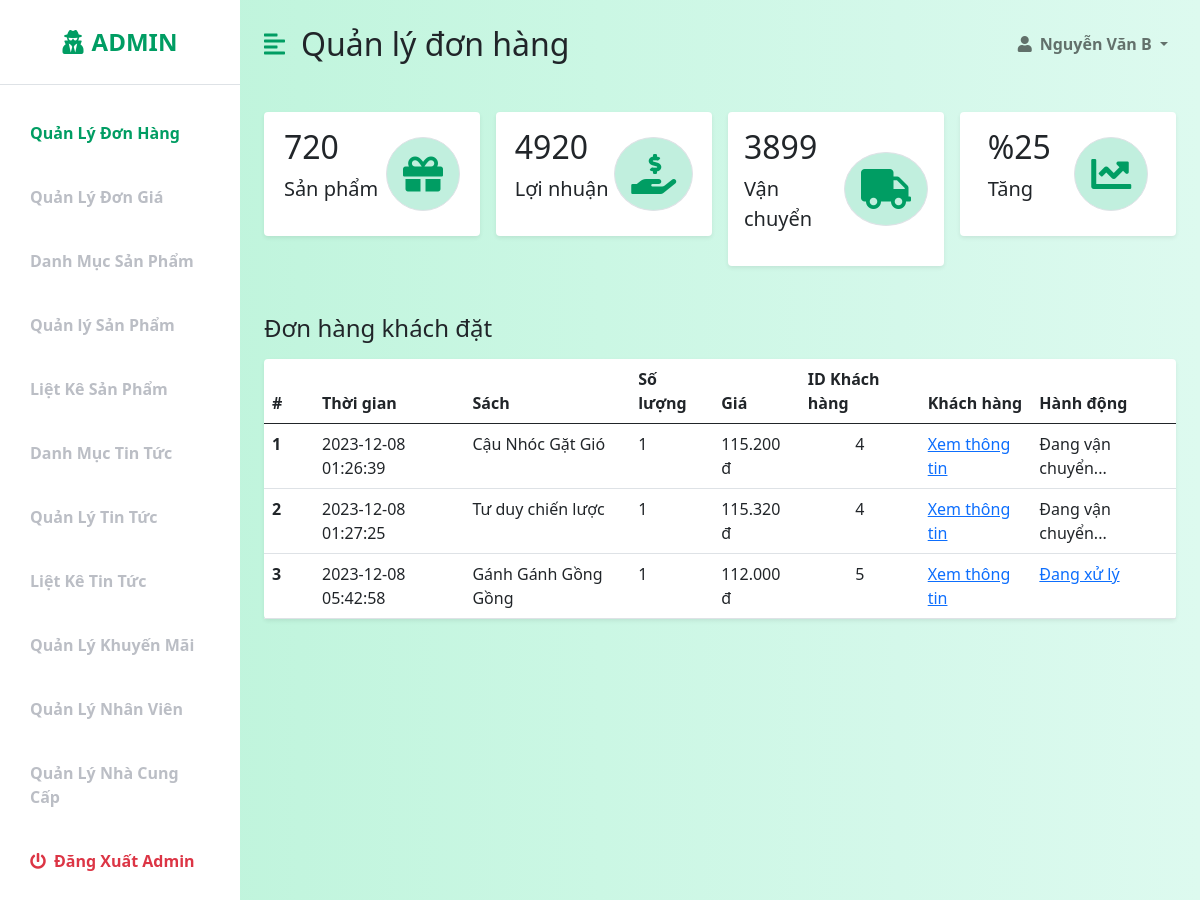
Screenshot of /admin/admin.php (signed in) with the database file from the repository.
### tables this page shows
CREATE TABLE `hoadonxuat` (
  `id_hdx` int(11) UNSIGNED NOT NULL,
  `id_sp` int(11) UNSIGNED NOT NULL,
  `ten_sp` varchar(200) NOT NULL,
  `id_khachhang` int(10) UNSIGNED NOT NULL,
  `soluong` int(11) NOT NULL,
  `gia` varchar(200) NOT NULL,
  `hinhanh` varchar(200) NOT NULL,
  `ngaylap_hdx` timestamp NOT NULL DEFAULT current_timestamp() ON UPDATE current_timestamp(),
  `status` int(11) NOT NULL DEFAULT 0
);

### lib/session.php (called while the page is built, shortened)
<?php
class Session{
 public static function get($key){
    if (isset($_SESSION[$key])) {
     return $_SESSION[$key];
    } else {
     return false;
    }
 }
}
?>

### lib/database.php (called while the page is built, shortened)
<?php
Class Database{
   public $host   = DB_HOST;
   public $user   = DB_USER;
   public $pass   = DB_PASS;
   public $dbname = DB_NAME;
   public $link;
private function connectDB(){
   $this->link = new mysqli($this->host, $this->user, $this->pass,
    $this->dbname);
 }
public function select($query){
  $result = $this->link->query($query) or
   die($this->link->error.__LINE__);
  if($result->num_rows > 0){
    return $result;
  } else {
    return false;
  }
 }
}

### classes/cart.php (called while the page is built, shortened)
<?php
    $filepath = realpath(dirname(__FILE__));
    include_once ($filepath.'/../lib/database.php');
?>
<?php
    class cart
    {
        private $db;
        public function __construct()
        {
            $this->db = new Database();
        }
        public function  get_inbox_cart()
        {
            $query = "SELECT * FROM hoadonxuat ORDER BY ngaylap_hdx";
            $get_inbox_cart = $this->db->select($query);
            return $get_inbox_cart;
        }
    }
?>

### admin/admin.php (the view, shortened to what this page needs)
<?php
include 'inc/header.php';
include 'inc/sidebar.php';
?>
<?php
    $filepath = realpath(dirname(__FILE__));
    include_once ($filepath.'/../classes/cart.php');
?>
        <div id="page-content-wrapper">
            <nav class="navbar navbar-expand-lg navbar-light bg-transparent py-4 px-4">
                <div class="d-flex align-items-center">
                    <i class="fas fa-align-left primary-text fs-4 me-3" id="menu-toggle"></i>
                    <h2 class="fs-2 m-0">Quản lý đơn hàng</h2>
                </div>
                <div class="collapse navbar-collapse" id="navbarSupportedContent">
                    <ul class="navbar-nav ms-auto mb-2 mb-lg-0">
                        <li class="nav-item dropdown">
                            <a class="nav-link dropdown-toggle second-text fw-bold" href="#" id="navbarDropdown"
                                role="button" data-bs-toggle="dropdown" aria-expanded="false">
                                <i class="fas fa-user me-2"></i><?php echo Session::get('adminName')?>
                            </a>
                        </li>
                    </ul>
                </div>
            </nav>
            <div class="container-fluid px-4">
                <div class="row g-3 my-2">
                    <div class="col-md-3">
                        <div class="p-3 bg-white shadow-sm d-flex justify-content-around align-items-center rounded">
                            <div>
                                <h3 class="fs-2">720</h3>
                                <p class="fs-5">Sản phẩm</p>
                            </div>
                            <i class="fas fa-gift fs-1 primary-text border rounded-full secondary-bg p-3"></i>
                        </div>
                    </div>
                    <div class="col-md-3">
                        <div class="p-3 bg-white shadow-sm d-flex justify-content-around align-items-center rounded">
                            <div>
                                <h3 class="fs-2">4920</h3>
                                <p class="fs-5">Lợi nhuận</p>
                            </div>
                            <i
                                class="fas fa-hand-holding-usd fs-1 primary-text border rounded-full secondary-bg p-3"></i>
                        </div>
                    </div>
                    <div class="col-md-3">
                        <div class="p-3 bg-white shadow-sm d-flex justify-content-around align-items-center rounded">
                            <div>
                                <h3 class="fs-2">3899</h3>
                                <p class="fs-5">Vận chuyển</p>
                            </div>
                            <i class="fas fa-truck fs-1 primary-text border rounded-full secondary-bg p-3"></i>
                        </div>
                    </div>
                    <div class="col-md-3">
                        <div class="p-3 bg-white shadow-sm d-flex justify-content-around align-items-center rounded">
                            <div>
                                <h3 class="fs-2">%25</h3>
                                <p class="fs-5">Tăng</p>
                            </div>
                            <i class="fas fa-chart-line fs-1 primary-text border rounded-full secondary-bg p-3"></i>
                        </div>
                    </div>
                </div>
                <div class="row my-5">
                    <h3 class="fs-4 mb-3">Đơn hàng khách đặt</h3>
                    <div class="col">
                        <table class="table bg-white rounded shadow-sm  table-hover">
                            <thead>
                                <tr>
                                    <th scope="col" width="50">#</th>
                                    <th scope="col">Thời gian</th>
                                    <th scope="col">Sách</th>
                                    <th scope="col">Số lượng</th>
                                    <th scope="col">Giá</th>
                                    <th scope="col">ID Khách hàng</th>
                                    <th scope="col">Khách hàng</th>
                                    <th scope="col">Hành động</th>
                                </tr>
                            </thead>
                            <tbody>
                                <?php
                                    $ct = new cart();
                                    $get_inbox_cart = $ct -> get_inbox_cart();
                                    if($get_inbox_cart){
                                        $i = 0;
                                        while($result = $get_inbox_cart->fetch_assoc()){
                                            $i++;
                                ?>
                                <tr>
                                    <th scope="row"><?php echo $i?></th>
                                    <td><?php echo $result['ngaylap_hdx']?></td>
                                    <td><?php echo $result['ten_sp']?></td>
                                    <td><?php echo $result['soluong']?></td>
                                    <td><?php echo number_format(($result['gia']),0,',','.').' đ'?></td>
                                    <td class="text-center"><?php echo $result['id_khachhang']?></td>
                                    <td><a href="customer.php?customerid=<?php echo $result['id_khachhang']?>">Xem thông tin</a></td>
                                    <td>
                                    <?php
                                        if($result['status']=='0'){
                                    ?>
                                    <a href="?shiftid=<?php echo $result['id_hdx']?>&price=<?php echo $result['gia']?>&time=<?php echo $result['ngaylap_hdx']?>">Đang xử lý</a>
                                    <?php
                                        }elseif($result['status']=='1'){
                                    ?>
                                    <?php echo 'Đang vận chuyển...'?>
                                    <?php
                                        }else{
                                    ?>
                                    <a href="?delid=<?php echo $result['id_hdx']?>&price=<?php echo $result['gia']?>&time=<?php echo $result['ngaylap_hdx']?>">Xóa</a>
                                    <?php
                                        }
                                    ?>
                                    </td>
                                </tr>
                                <?php
                                     }
                                }
                                ?>
                            </tbody>
                        </table>
                    </div>
                </div>
            </div>
        </div>
    </div>
</body>
</html>

### admin/css/style2.css (style rules this page uses)
:root { --main-bg-color: #009d63; --main-text-color: #009d63; --second-text-color: #bbbec5; --second-bg-color: #c1efde; }
.primary-text { color: var(--main-text-color); }
.second-text { color: var(--second-text-color); }
.secondary-bg { background-color: var(--second-bg-color); }
.rounded-full { border-radius: 100%; }
#page-content-wrapper { min-width: 100vw; }
#menu-toggle { cursor: pointer; }
@media (min-width: 768px) { #page-content-wrapper { min-width: 0; width: 100%; } }

### rows the page displays
hoadonxuat: ngaylap_hdx "2023-12-08 01:26:39", ten_sp "Cậu Nhóc Gặt Gió", soluong "1", gia "115.200", id_khachhang "4", status "Đang vận chuyển..."
hoadonxuat: ngaylap_hdx "2023-12-08 01:27:25", ten_sp "Tư duy chiến lược", soluong "1", gia "115.320", id_khachhang "4", status "Đang vận chuyển..."
hoadonxuat: ngaylap_hdx "2023-12-08 05:42:58", ten_sp "Gánh Gánh Gồng Gồng", soluong "1", gia "112.000", id_khachhang "5"

### other values shown
Session::get('adminName') "Nguyễn Văn B"
